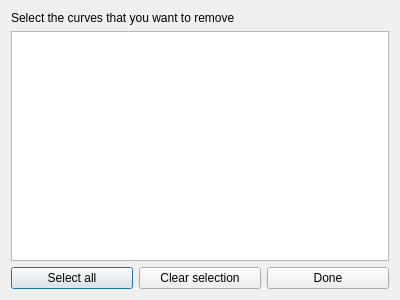
<?xml version="1.0" encoding="UTF-8"?>
<ui version="4.0">
 <class>RemoveCurveDialog</class>
 <widget class="QDialog" name="RemoveCurveDialog">
  <property name="geometry">
   <rect>
    <x>0</x>
    <y>0</y>
    <width>400</width>
    <height>300</height>
   </rect>
  </property>
  <property name="windowTitle">
   <string>Dialog</string>
  </property>
  <layout class="QVBoxLayout" name="verticalLayout">
   <item>
    <widget class="QLabel" name="label">
     <property name="text">
      <string>Select the curves that you want to remove</string>
     </property>
    </widget>
   </item>
   <item>
    <widget class="QListWidget" name="listCurveWidget">
     <property name="selectionMode">
      <enum>QAbstractItemView::NoSelection</enum>
     </property>
     <property name="sortingEnabled">
      <bool>true</bool>
     </property>
    </widget>
   </item>
   <item>
    <layout class="QHBoxLayout" name="horizontalLayout">
     <item>
      <widget class="QPushButton" name="pushButtonSelectAll">
       <property name="text">
        <string>Select all</string>
       </property>
      </widget>
     </item>
     <item>
      <widget class="QPushButton" name="pushButtonClear">
       <property name="text">
        <string>Clear selection</string>
       </property>
      </widget>
     </item>
     <item>
      <widget class="QPushButton" name="pushButtonRemove">
       <property name="text">
        <string>Done</string>
       </property>
      </widget>
     </item>
    </layout>
   </item>
  </layout>
 </widget>
 <resources/>
</ui>
